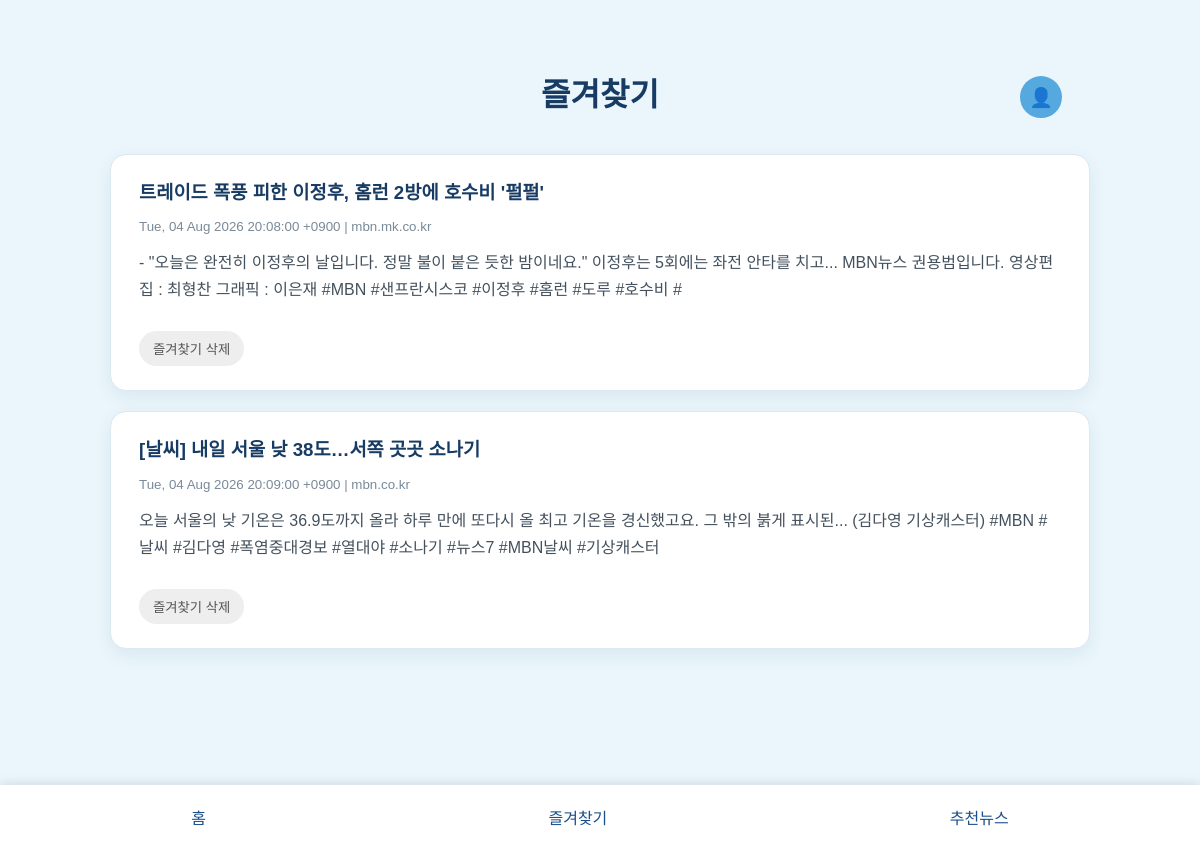
The app's page /favorites (signed in), older data.
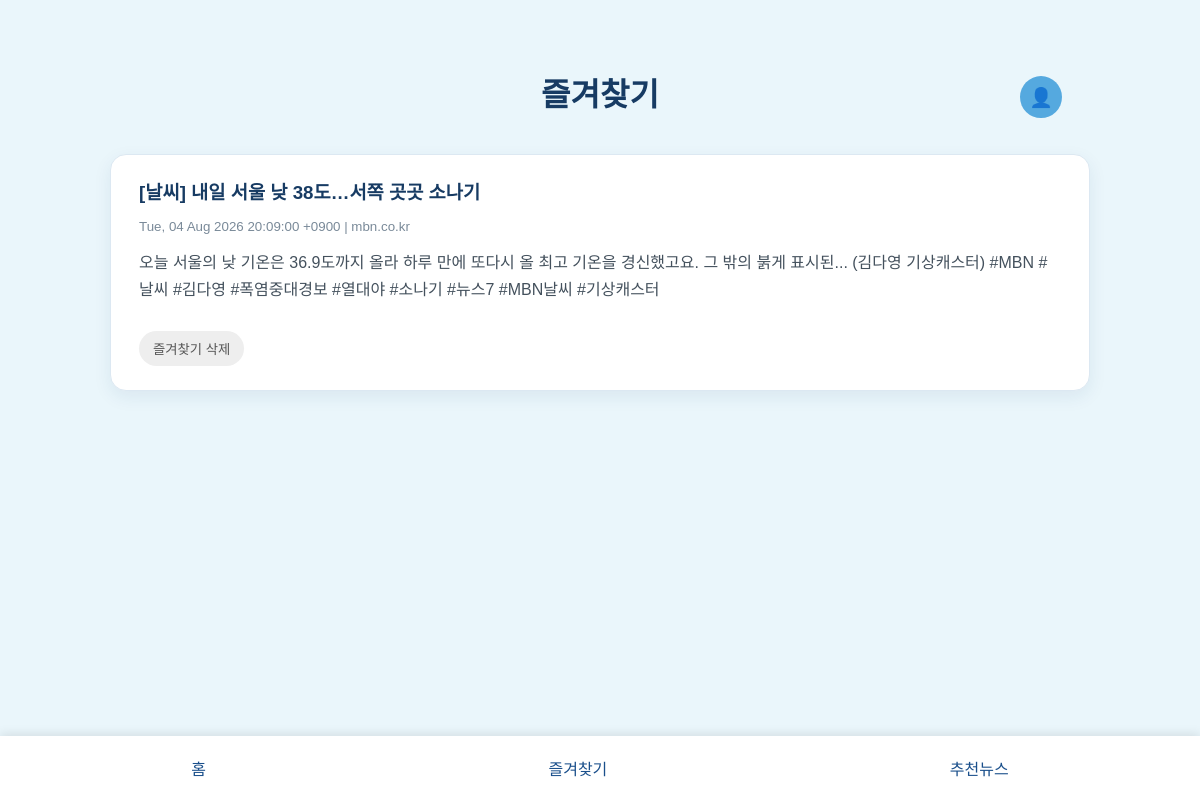
The same page, newer data.
### tables this page shows
CREATE TABLE "favorites" (
            id INTEGER PRIMARY KEY AUTOINCREMENT,
            username TEXT NOT NULL,
            news_title TEXT NOT NULL,
            news_content TEXT NOT NULL,
            news_date TEXT NOT NULL,
            news_source TEXT NOT NULL,
            news_link TEXT NOT NULL,
            UNIQUE(username, news_link)
        );

### app.py (the view)
@app.route("/favorites")
def favorites():
    username = session.get("username")
    if not username:
        return redirect(url_for("login"))
    connection = sqlite3.connect("news.db")
    favorite_news = connection.execute(
        """
        SELECT
            id,
            news_title,
            news_content,
            news_date,
            news_source,
            news_link
        FROM favorites
        WHERE username = ?
        ORDER BY id DESC
        """,
        (username,),
    ).fetchall()
    connection.close()
    return render_template(
        "favorites.html",
        favorite_news=favorite_news,
    )

### templates/favorites.html (shortened to what this page needs)
<!DOCTYPE html>
<html lang="ko">
<head>
    <link
        rel="stylesheet"
        href="{{ url_for('static', filename='style.css') }}"
    >
</head>
<body>
    <div class="title-row">
        <h1>즐겨찾기</h1>
        {% if session.get("username") %}
            <a href="{{ url_for('profile') }}" class="profile-icon">
                👤
            </a>
        {% else %}
            <a href="{{ url_for('login') }}" class="profile-icon">
                👤
            </a>
        {% endif %}
    </div>
    <main>
        {% if favorite_news %}
            {% for news in favorite_news %}
            <article>
                <h3>
                    {% if news[5] and not news[5].startswith('legacy://') %}
                        <a
                            href="{{ news[5] }}"
                            target="_blank"
                            rel="noopener noreferrer"
                            class="news-title-link"
                        >
                            {{ news[1] }}
                        </a>
                    {% else %}
                        {{ news[1] }}
                    {% endif %}
                </h3>
                <small>
                    {{ news[3] }} | {{ news[4] }}
                </small>
                <p>{{ news[2] }}</p>
                <form
                    method="POST"
                    action="{{ url_for(
                        'delete_favorite',
                        favorite_id=news[0]
                    ) }}"
                >
                    <button
                        type="submit"
                        class="delete-button"
                    >
                        즐겨찾기 삭제
                    </button>
                </form>
            </article>
            {% endfor %}
        {% else %}
            <p>아직 즐겨찾기한 뉴스가 없습니다.</p>
        {% endif %}
    </main>
    <footer>
        <a href="{{ url_for('home') }}">홈</a>
        <a href="{{ url_for('favorites') }}">즐겨찾기</a>
        <a href="{{ url_for('interests') }}">추천뉴스</a>
    </footer>
</body>
</html>

### static/style.css (style rules this page uses)
* { box-sizing: border-box; }
body { min-height: 100vh; margin: 0; padding: 30px 24px 100px; background-color: #eaf6fb; color: #173b63; font-family: Arial, sans-serif; }
h1 { margin: 40px 0 10px; text-align: center; color: #173b63; }
p { color: #555555; }
.title-row { position: relative; width: min(92%, 980px); height: 50px; margin: 40px auto 10px; }
.title-row h1 { margin: 0; line-height: 50px; text-align: center; }
.title-row .profile-icon { position: absolute; top: 50%; left: calc(50% + 420px); transform: translateY(-45%); display: flex; justify-content: center; align-items: center; width: 42px; height: 42px; border-radius: 50%; background-color: #55a9df; color: #ffffff; text-decoration: none; font-size: 19px; font-weight: normal; cursor: pointer; }
button { padding: 10px 20px; border: none; border-radius: 20px; background-color: #5dade2; color: #ffffff; cursor: pointer; }
main { width: min(92%, 980px); margin: 34px auto 100px; padding: 0; }
article { width: 100%; margin-bottom: 20px; padding: 24px 28px; background-color: #ffffff; border: 1px solid #dce8f2; border-radius: 16px; box-shadow: 0 6px 18px rgba(30, 70, 110, 0.08); transition: transform 0.2s ease, box-shadow 0.2s ease; }
article h3 { margin: 0 0 10px; color: #173b63; line-height: 1.5; }
article small { color: #7a8a99; }
article p { margin-top: 14px; color: #44515d; line-height: 1.7; }
.delete-button { margin-top: 12px; padding: 8px 14px; border-radius: 18px; background-color: #eeeeee; color: #555555; }
footer { position: fixed; z-index: 30; right: 0; bottom: 0; left: 0; display: flex; justify-content: space-around; padding: 12px 20px; background-color: #ffffff; box-shadow: 0 -2px 10px rgba(0, 0, 0, 0.1); }
footer a { padding: 8px 12px; color: #1a4f8b; text-decoration: none; }
.news-title-link { color: #173b63; text-decoration: none; }

Row changes from the older to the newer data that the page shows:
removed favorites: news_title "트레이드 폭풍 피한 이정후, 홈런 2방에 호수비 '펄펄'", news_date "Tue, 04 Aug 2026 20:08:00 +0900", news_source "mbn.mk.co.kr", news_content "- \"오늘은 완전히 이정후의 날입니다. 정말 불이 붙은 듯한 밤이네요.\" 이정후는 5회에는 좌전 안타를 치고... MBN뉴스 권용범입니다. 영상편집 : 최형찬 그래픽 : 이은재 #MBN #샌프란시스코 #이정후 #홈런 #도루 #호수비 #"
